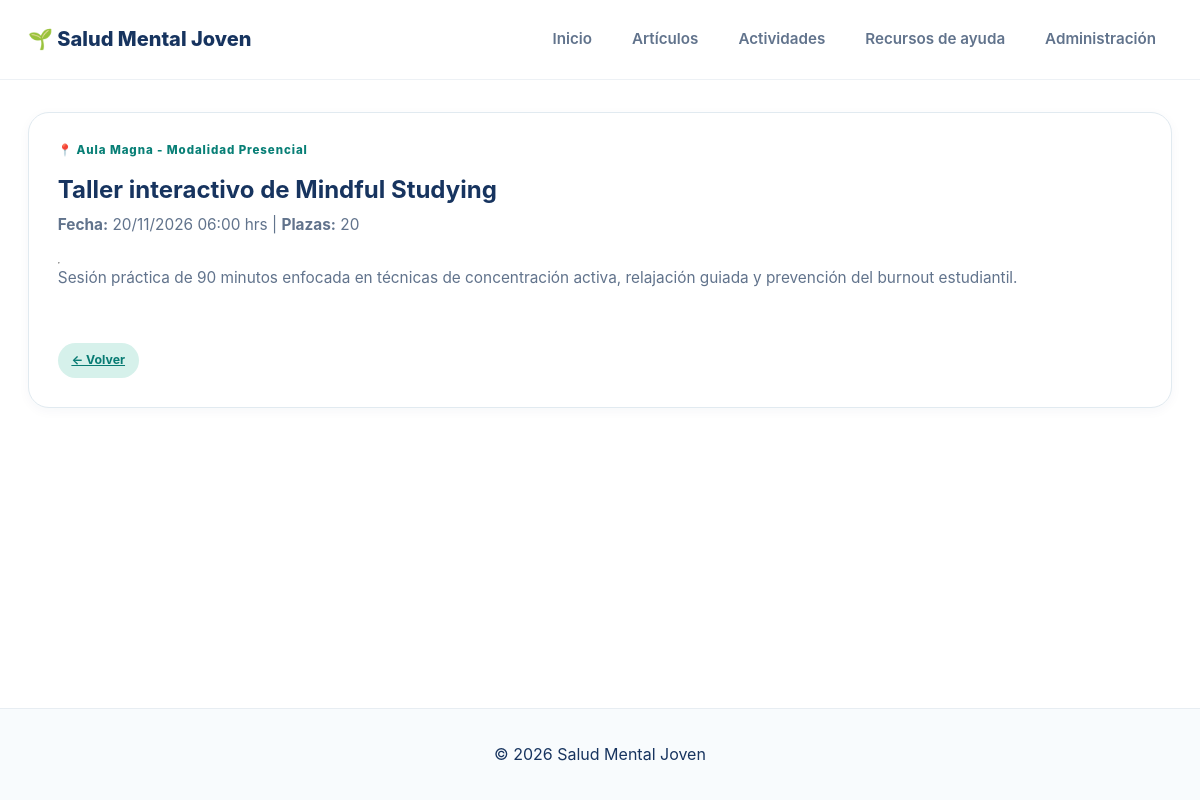
Page /actividades/1/ on the committed database.
### appSaludMentalJoven/models.py (models this page shows, shortened)
class Actividad(models.Model):
    titulo = models.CharField(max_length=200, verbose_name="Título de la actividad")
    descripcion = models.TextField(verbose_name="Descripción")
    fecha = models.DateTimeField(verbose_name="Fecha y hora")
    lugar = models.CharField(max_length=200, verbose_name="Lugar o modalidad")
    plazas = models.PositiveIntegerField(default=20, verbose_name="Plazas")
    class Meta:
        verbose_name = "Actividad"
        verbose_name_plural = "Actividades"
        ordering = ['fecha']

### appSaludMentalJoven/views.py (the view)
# urls.py: path('actividades/<int:actividad_id>/', views.detalle_actividad, name='detalle_actividad'),
def detalle_actividad(request, actividad_id):
    actividad = get_object_or_404(Actividad, pk=actividad_id)
    return render(request, 'actividad_detail.html', {'actividad': actividad})

### appSaludMentalJoven/templates/actividad_detail.html (shortened to what this page needs)
{% extends 'base.html' %}
{% block content %}
<article class="info-card">
    <span class="card-number">📍 {{ actividad.lugar }}</span>
    <h1>{{ actividad.titulo }}</h1>
    <p><strong>Fecha:</strong>
        {{ actividad.fecha|date:"d/m/Y H:i" }} hrs |
        <strong>Plazas:</strong>
        {{ actividad.plazas }}
    </p>
    <hr>
    <div>{{ actividad.descripcion|linebreaks }}</div>
    <br>
    <a href="{% url 'appSaludMentalJoven:actividades' %}" class="tag">&larr; Volver</a>
</article>
{% endblock %}

### appSaludMentalJoven/static/css/style.css (style rules this page uses)
:root { --color-primary: #0d9488; --color-primary-hover: #0f766e; --color-primary-light: #d8f3ed; --color-secondary: #3478c7; --color-accent: #8062ce; --color-text-main: #17345f; --color-text-muted: #61738c; --color-bg-page: #ffffff; --color-bg-card: #ffffff; --color-border: #e1eaf0; --radius-sm: 10px; --radius-md: 16px; --radius-lg: 26px; --shadow-sm: 0 3px 12px rgba(23, 52, 95, 0.04); --shadow-md: 0 14px 32px rgba(23, 52, 95, 0.09); --font-family: -apple-system, BlinkMacSystemFont, "Segoe UI", Roboto, "Helvetica Neue", Arial, sans-serif; }
*, *::before, *::after { box-sizing: border-box; margin: 0; padding: 0; }
html { scroll-behavior: smooth; scroll-padding-top: 100px; }
body { font-family: var(--font-family); background-color: var(--color-bg-page); color: var(--color-text-main); line-height: 1.7; display: flex; flex-direction: column; min-height: 100vh; }
a { color: var(--color-primary-hover); }
.info-card { display: flex; flex-direction: column; align-items: flex-start; min-width: 0; padding: 1.8rem; background-color: var(--color-bg-card); border: 1px solid var(--color-border); border-radius: 21px; box-shadow: var(--shadow-sm); transition: transform 0.25s ease, box-shadow 0.25s ease; }
.card-number { margin-bottom: 0.55rem; color: #087f76; font-size: 0.72rem; font-weight: 800; letter-spacing: 0.08em; }
.info-card p { flex: 1; margin-bottom: 1.5rem; color: var(--color-text-muted); font-size: 0.96rem; line-height: 1.8; }
.tag { display: inline-block; align-self: flex-start; padding: 0.45rem 0.85rem; color: #087b73; background-color: #d6f1eb; border-radius: 999px; font-size: 0.77rem; font-weight: 750; }

### rows in the picture
Actividad: lugar "Aula Magna - Modalidad Presencial", titulo "Taller interactivo de Mindful Studying", fecha "20/11/2026 06:00", plazas "20", descripcion "Sesión práctica de 90 minutos enfocada en técnicas de concentración activa, relajación guiada y prevención del burnout estudiantil."
